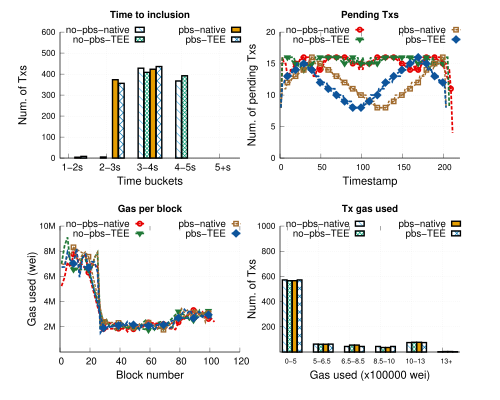

This figure's gnuplot source:
# 
# Author: Peterson Yuhala
#

#set term postscript size 3.3in,2.8in linewidth 1 color eps enhanced 22
set term postscript size 5in,4in linewidth 1 color eps enhanced 22
#call "common.gnuplot" "3.4in, 3.9in"
set encoding utf8

set output "stress.eps"
set datafile separator comma

load "styles.inc"
load "common.gnuplot" 
load "linetypes.gnuplot"

## Variables
COEFF = 1000  # how much we multiply values; in this case we are changin seconds to milli seconds


mp_startx=0.12
mp_starty=0.08
mp_height=0.80
mp_rowgap=0.17
mp_colgap=0.08
mp_width=0.80      


font_size = 14
label_size = 18

eval mpSetup(2,2)

set ytics nomirror
set grid y
set ytics font ",12"


eval mpNext
# --- GRAPH a (top left)


set title "Time to inclusion" font "Helvetica-bold,14" #offset 0,-0.2

set ylabel "Num. of Txs" font ",16"  offset 2.5,0
set xlabel "Time buckets" font ",16"
set xtics font ",14"


set xtics("1-2s" 0, "2-3s" 1, "3-4s" 2, "4-5s" 3, "5+s" 4) font ",14"
#set xtics rotate by 60

set style fill solid border -1
set boxwidth 0.15
set xtics offset 0.4,0.4,0
set ytics offset 0.5,0,0
set xlabel offset 0,1,0

dx=0.08
#set offset 25, -0.5, 0, 0 #left,right,top,bottom

#set xrange[0:400]
set yrange [0:600]

#set key samplen 1 font ",14" at graph 0.5,0.95
#set key maxrows 1 samplen 0.5 width -2 invert center at graph 1.1,1.125 font ",12"
#set key samplen 1 font ",14" at graph 0.5,0.95

set key samplen 0.75 maxrows 2 at graph 0.5, 0.98 center font ",14"



plot 'data/stress/nopbs_notee_stress_tti.csv' u ($1-dx):3 t "no-pbs-native" with boxes ls 1 lc rgb C2 fillstyle pattern 4, \
    'data/stress/nopbs_tee_stress_tti.csv' u ($1+dx):3 t "no-pbs-TEE"  with boxes ls 1 lc rgb C3 fillstyle pattern 2, \
    'data/stress/pbs_notee_op-rbuilder-stress_tti.csv' u ($1+3*dx):3 t "pbs-native"  with boxes ls 1 lc rgb C1 fillstyle pattern 3, \
    'data/stress/pbs_tee_op-rbuilder_stress_tti.csv' u ($1+5*dx):3 t "pbs-TEE"  with boxes ls 1 lc rgb C5 fillstyle pattern 9
     
unset xtics
eval mpNext
# --- GRAPH b (top right)
set xrange[0:220]


set yrange [0:20]
set title "Pending Txs" font "Helvetica-bold,14" #offset 0,-0.2

set ylabel "Num. of pending Txs" font ",16"  offset 2.5,0
set xlabel "Timestamp" font ",16" 
set xtics offset 0,0.4,0 font ",12"


#set key samplen 1 maxrows 1 center top outside at graph 0.5, 1.0 font ",14"

plot 'data/stress/nopbs_notee_stress_pending_tx.csv' u 1:3 every 2  w l ls 2006 notitle, \
      '' u 1:3 every 10 t "no-pbs-native" w lp ls 2006, \
     'data/stress/nopbs_tee_stress_pending_tx.csv' u 1:3 every 2  w l ls 2007 notitle, \
     '' u 1:3 every 10 t "no-pbs-TEE" w lp ls 2007, \
     'data/stress/pbs_notee_op-rbuilder-stress_pending_tx.csv' u 1:3 every 2 w l ls 22004 notitle, \
     '' u 1:3 every 10 t "pbs-native" w lp ls 22004, \
     'data/stress/pbs_tee_op-rbuilder_stress_pending_tx.csv' u 1:3 every 2 w l ls 22001 notitle, \
        '' u 1:3 every 10 t "pbs-TEE" w lp ls 22001

unset xrange
eval mpNext
# --- GRAPH bottom left

set title "Gas per block" font "Helvetica-bold,14" 
set xlabel "Block number" font ",16"
set xtics font ",14"

set style fill solid border -1



#unset key 
set ylabel "Gas used (wei)" font ",16"  offset 2.5,0
#set key samplen 1 maxrows 1 center top outside at graph 0.5, 1.0 font ",14"
set yrange [0:10000000]
set xrange [0:120]
# Gas per block for stress bench is much higher than erc20 and uniswap
#set ytics("200k" 200000, "400k" 400000, "600k" 600000, "800k" 800000, "1M" 1000000) font ",12"
set ytics("2M" 2000000, "4M" 4000000, "6M" 6000000, "8M" 8000000, "10M" 10000000) font ",12"


plot 'data/stress/nopbs_notee_stress_gas_per_block.csv' u 1:3 every 2  w l ls 2006 notitle, \
      '' u 1:3 every 10 t "no-pbs-native" w lp ls 2006, \
     'data/stress/nopbs_tee_stress_gas_per_block.csv' u 1:3 every 2  w l ls 2007 notitle, \
     '' u 1:3 every 10 t "no-pbs-TEE" w lp ls 2007, \
     'data/stress/pbs_notee_op-rbuilder-stress_gas_per_block.csv' u 1:3 every 2 w l ls 22004 notitle, \
     '' u 1:3 every 10 t "pbs-native" w lp ls 22004, \
     'data/stress/pbs_tee_op-rbuilder_stress_gas_per_block.csv' u 1:3 every 2 w l ls 22001 notitle, \
        '' u 1:3 every 10 t "pbs-TEE" w lp ls 22001
     

eval mpNext
# --- GRAPH: bottom right
set yrange [0:1000]
unset xrange

set style fill solid border -1
set boxwidth 0.15
set xtics offset 0.4,0.4,0
set ytics offset 0.5,0,0
set xlabel offset 0,1,0


#set xtics("0-500k" 0, "500k-650k" 1, "650k-850k" 2, "850k-1M" 3, "1M-1.3M" 4, "1.3M+" 5) offset 0,0.3,0 font ",10"
set xtics("0-5" 0, "5-6.5" 1, "6.5-8.5" 2, "8.5-10" 3, "10-13" 4, "13+" 5 ) font ",10"
#set xtics rotate by 45
#set xrange [-0.7:10]



set ytics("200" 200, "400" 400, "600" 600, "800" 800, "1000" 1000) font ",12"

set title "Tx gas used" font "Helvetica-bold,14" #offset 0,-0.2

set ylabel "Num. of Txs" font ",16"  offset 3.5,0
set xlabel "Gas used (x100000 wei)" font ",16"
dx=0.08

#set label "min = 1μs" at graph 0.6,0.9 font ",16"
#set label "avg = 2^{48}μs" at graph 0.6,0.78 font ",16"
#set label "max = 2^{64}-1μs" at graph 0.6,0.65 font ",16"

#set key samplen 1 maxrows 1 center top outside at graph 0.5, 1.0 font ",14"

plot 'data/stress/nopbs_notee_stress_tx_gas_used.csv' u ($1-dx):3 t "no-pbs-native" with boxes ls 1 lc rgb C2 fillstyle pattern 4, \
     'data/stress/nopbs_tee_stress_tx_gas_used.csv' u ($1+dx):3 t "no-pbs-TEE" with boxes ls 1 lc rgb C3 fillstyle pattern 2, \
     'data/stress/pbs_notee_op-rbuilder-stress_tx_gas_used.csv' u ($1+3*dx):3 t "pbs-native"  with boxes ls 1 lc rgb C1 fillstyle pattern 3, \
     'data/stress/pbs_tee_op-rbuilder_stress_tx_gas_used.csv' u ($1+5*dx):3 t "pbs-TEE"  with boxes ls 1 lc rgb C5 fillstyle pattern 9

     
!epstopdf "stress.eps"
!rm "stress.eps"
quit
